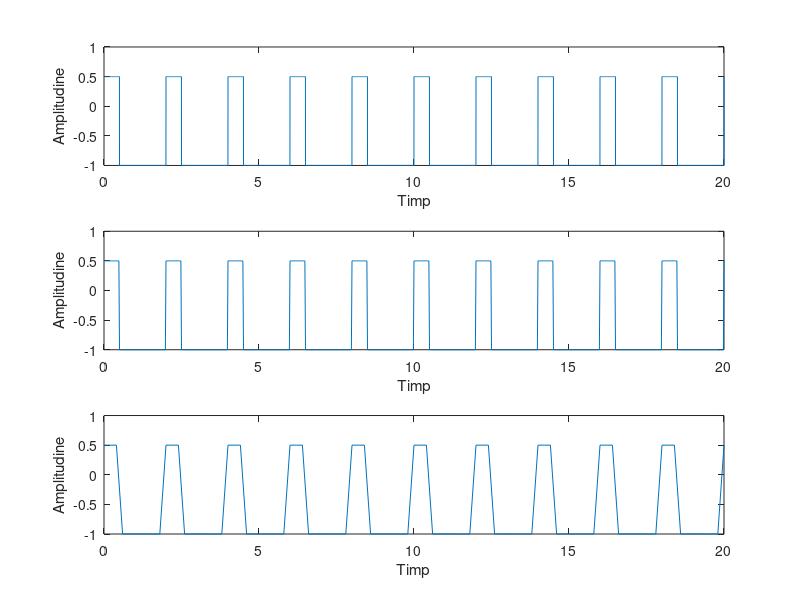

MATLAB code to generate this figure:
T = 20;
T0 = 2;
F0 = 1 / T0;

t1 = 0:0.002:20;
t2 = 0:0.02:20;
t3 = 0:0.2:20;

% generare semnale
y1 = 0.75 * square(2 * pi * F0 * t1,25) - 0.25;
y2 = 0.75 * square(2 * pi * F0 * t2,25) - 0.25;
y3 = 0.75 * square(2 * pi * F0 * t3,25) - 0.25;

% afisare semnale
figure(1);
    subplot(3,1,1);
        plot(t1,y1),ylabel('Amplitudine'), xlabel('Timp');
    subplot(3,1,2);
        plot(t2,y2),ylabel('Amplitudine'), xlabel('Timp');
    subplot(3,1,3);
        plot(t3,y3),ylabel('Amplitudine'), xlabel('Timp');